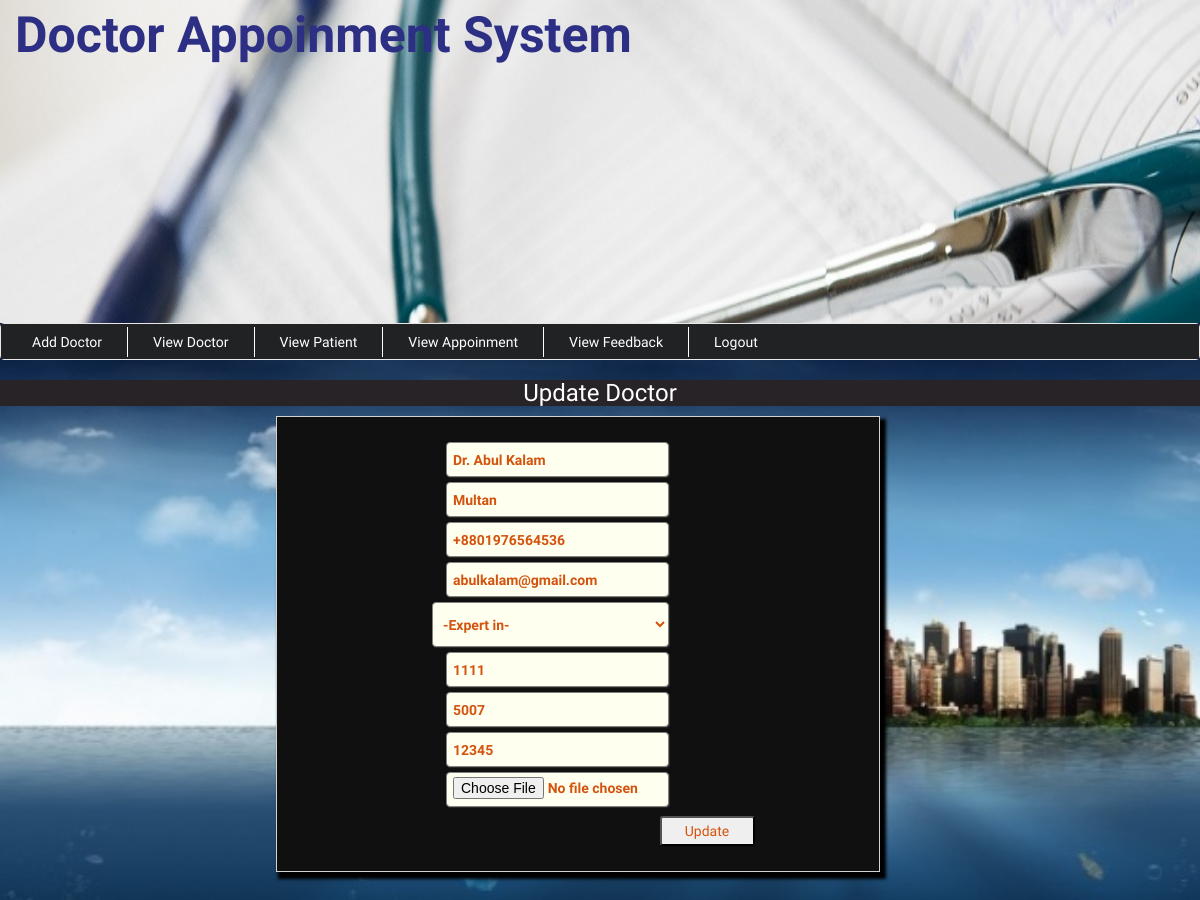
Screenshot of /admin/updateDoctor.php?s=9 (signed in) with the database file from the repository.
### tables this page shows
CREATE TABLE `doctor` (
  `doc_id` int(22) NOT NULL,
  `doctor_id` varchar(22) NOT NULL,
  `name` varchar(22) NOT NULL,
  `address` varchar(100) NOT NULL,
  `contact` varchar(14) NOT NULL,
  `email` varchar(22) NOT NULL,
  `expertise` varchar(22) NOT NULL,
  `id` int(11) NOT NULL,
  `fee` varchar(111) NOT NULL,
  `userid` varchar(22) NOT NULL,
  `password` varchar(200) NOT NULL,
  `pic` varchar(111) NOT NULL
);

### admin/updateDoctor.php (the view, shortened to what this page needs)
<?php if(!isset($_SESSION)){
	$srNo=$_REQUEST['s'];
	include('../config.php');
	$sql="SELECT * FROM doctor WHERE doc_id=".$srNo;
	$result=mysqli_query($conn,$sql);
	$row=mysqli_fetch_array($result);
}
	 include('header.php'); ?>
	<div class="recipient_reg" style="background-color:#272327;">
		<h3 class="text-center" style="background-color:#272327;color: #fff;">Update Doctor</h3>
		<div class="formstyle" style="float: right;padding:25px;border: 1px solid lightgrey;margin-right:320px; margin-bottom:30px;background-color: #101011;color:#d4530d;;">
		<form enctype="multipart/form-data" action=""  method="post" class="text-center" style="margin-left: 110px">
			 <div class="col-md-12">
					<label>
					    <input type="text" name="name" value="<?php echo $row['name']; ?>" placeholder="Full name" autocomplete="on">
					</label><br><br>
					<label>
						 <input type="text" name="address" value="<?php echo $row['address']; ?>" placeholder="address" >
					</label><br><br>
					<label>
						 <input type="text" name="contact" value="<?php echo $row['contact']; ?>" placeholder="contact" >
					</label><br><br>
					<label>
						 <input type="email" name="email"  value="<?php echo $row['email']; ?>" placeholder="email" >
					</label><br><br>
					<label>
						 <select name="expertise" >
						<option value="Nill">-Expert in-</option>
						</select>
					</label><br><br>
					<label>
					     <input type="text" name="userid" value="<?php echo $row['userid']; ?>" placeholder="userid" >
					</label><br><br>
					<label>
					   <input type="text" name="fee" value="<?php echo $row['fee']; ?>" placeholder="Fee" >
					</label><br><br>
					<label>
					   <input type="text" name="password" value="<?php echo $row['password']; ?>" placeholder="password" >
					</label><br><br>
					<label>
						 <input type="file" name="pic" value="<?php echo $row['pic']; ?>" id="pic" required>
					</label><br><br>
					<button name="submit" type="submit" style="margin-left:148px;margin-top: 4px;width:95px;border-radius: 3px;height: 30px">Update</button> <br>
			</div>
				</form>
			</div>
	</div>
	</div>
</body>
</html>

### admin/style.css (style rules this page uses)
body { font-family: 'El Messiri', sans-serif; background:url(../img/bg3.jpg) fixed no-repeat; background-size:cover; }
input[type="text"],input[type="email"],input[type="password"],input[type="number"],input[type="file"],input[type="date"],select,option { text-align: initial; width:223px; box-shadow:1px 1px 1px #2d2a2a; height:35px; line-height: normal; line-break: inherit; background-color: ivory; align-self: normal; margin-left: 5px; border:1px solid grey; border-radius: 4px; padding:4px 6px; float: right; margin-right: 170px; }
select,option { text-align: initial; width: 237px; box-shadow:1px 1px 1px #2d2a2a; height:45px; line-height: normal; line-break: inherit; background-color: ivory; align-self: normal; margin-left: 5px; border:1px solid grey; border-radius: 4px; padding:4px 6px; float: right; margin-right: 170px; }
label { cursor: pointer; float: right; }
.formstyle { box-shadow: 4px 5px 3px 2px black; }

### rows the page displays
doctor: name "Dr. Abul Kalam", address "Multan", contact "+8801976564536", email "abulkalam@gmail.com", userid "1111", fee "5007", password "12345"
